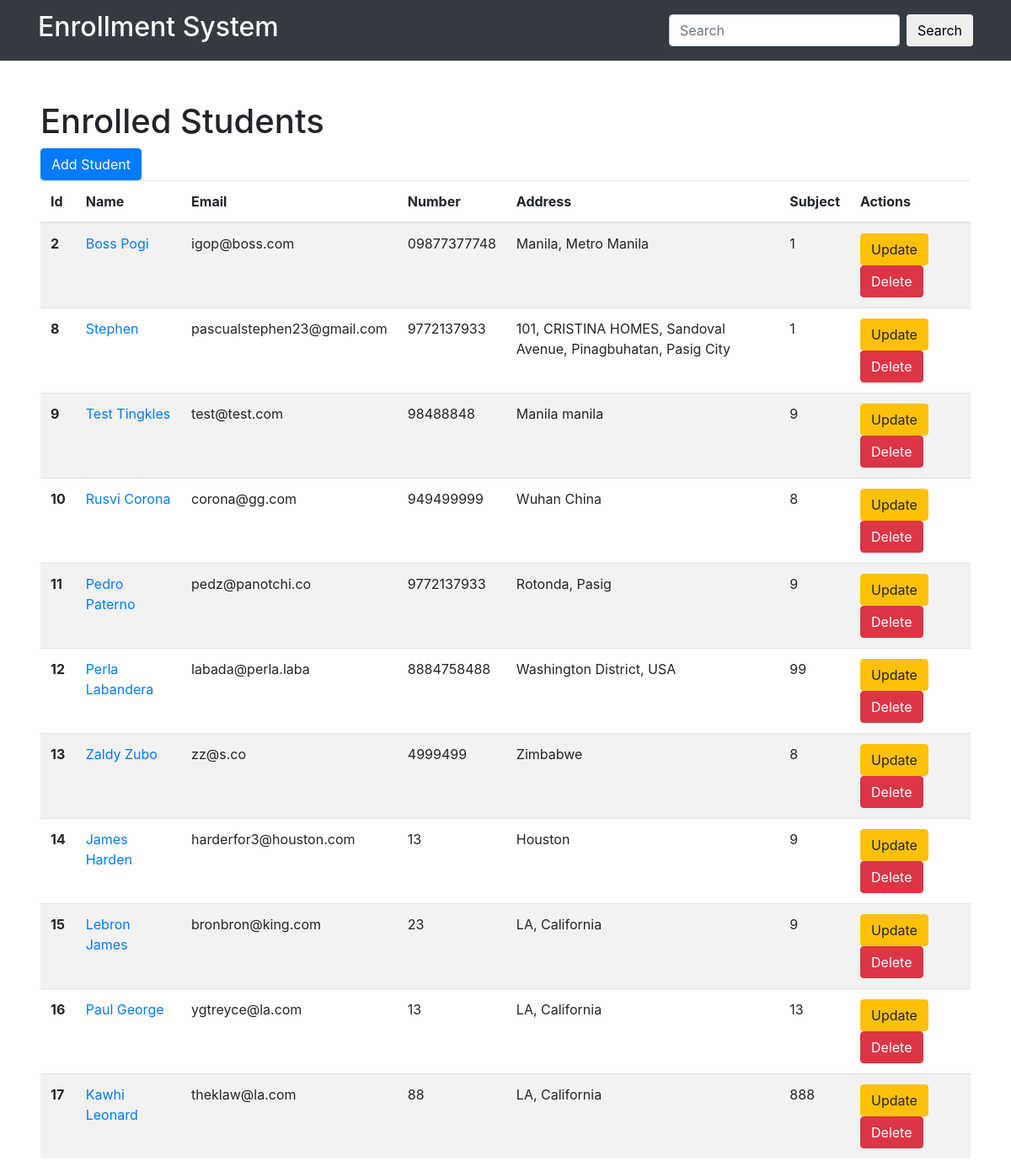
The page / on the database its author committed.
### tables this page shows
CREATE TABLE `student` (
  `id` int(11) NOT NULL,
  `name` varchar(255) NOT NULL,
  `email` varchar(255) NOT NULL,
  `number` varchar(20) NOT NULL,
  `address` varchar(255) NOT NULL,
  `subject` int(11) NOT NULL
);

### index.php (called while the page is built)
<?php
require_once 'controllers/StudentController.php';
$stud_controller = new StudentController;
$stud_controller->handleRequest();
?>

### models/connection.php (called while the page is built, shortened)
<?php
class Connection{
    public function connect(){
        $this->servername = "localhost";
        $this->username = "root";
        $this->password = "root";
        $this->dbname = "exam_enrollment";
        $conn = new mysqli($this->servername, $this->username, $this->password, $this->dbname);
        if($conn->connect_error){
            die("Connection failed: " . $conn->connect_error);
        }else{
            return $conn;
        }
    }
}

### models/StudentModel.php (called while the page is built, shortened)
<?php
require 'connection.php';
class StudentModel extends Connection{
    public function getAllStudent(){
        $sql = "SELECT * FROM `student`";
        $result = $this->connect()->query($sql)->fetch_all(MYSQLI_ASSOC);
        return $result;
    }
}

### views/student/index.php (the view)
<?php
    include_once ROOT_PATH . "views/layouts/header.php";
?>
<main class="mx-5 mt-5">
    <h1>Enrolled Students</h1>
    <a href="index.php?op=add"><button type="button" class="btn btn-primary"> Add Student</button></a>
    <div class="table-responsive-xl">
        <table class="table table-striped">
            <thead>
                <tr>
                    <th scope="col">Id</th>
                    <th scope="col">Name</th>
                    <th scope="col">Email</th>
                    <th scope="col">Number</th>
                    <th scope="col">Address</th>
                    <th scope="col">Subject</th>
                    <th scope="col">Actions</th>
                </tr>
            </thead>
            <tbody>
                <?php
                    foreach($students as $stud_key => $stud_val){
                ?>
                <tr>
                    <th scope="row"><?php echo $stud_val["id"]?></th>
                    <td><a href = "index.php?op=show&id=<?php echo $stud_val["id"]; ?>"><?php echo $stud_val["name"]?></a></td>
                    <td><?php echo $stud_val["email"]?></td>
                    <td><?php echo $stud_val["number"]?></td>
                    <td><?php echo $stud_val["address"]?></td>
                    <td><?php echo $stud_val["subject"]?></td>
                    <td>
                        <a href="index.php?op=edit&id=<?php echo $stud_val["id"]; ?>"><button type="button" class="btn btn-warning">Update</button></a>
                        <a href="index.php?op=delete&id=<?php echo $stud_val["id"]; ?>"><button type="button" class="btn btn-danger">Delete</button></a>
                    </td>
                </tr>
                <?php
                    }
                ?>
            </tbody>
        </table>
    </div>
</main>
<?php
    include_once ROOT_PATH . "views/layouts/footer.php";
?>

### controllers/StudentController.php (shortened to what this page needs)
<?php
require_once ROOT_PATH . 'models/StudentModel.php';
class StudentController{
    private $stud_model;
    public function __construct(){
        $this->stud_model = new StudentModel;
    }
    public function handleRequest(){
        $op = isset($_GET['op']) ? $_GET['op'] : null;
		try
		{
			if (!$op || $op == 'list')
			{
				$this->showAllStudentCont();
			}
				elseif ($op == 'show')
				{
					$this->showStudentCont();
				}
				elseif ($op == 'add')
				{
					$this->addStudentCont();
				}
				elseif ($op == 'edit')
				{
					$this->editStudentCont();
				}
				elseif ($op == 'delete')
				{
					$this->deleteStudentCont();
				}
				else
				{
					$this->showError("Page not found", "Page for execution" . $op . " was not found");
				}
		}
		catch(Exception $e)
		{
			$this->showError("Application error", $e->getMessage());
		}
    }
    public function showAllStudentCont(){
        $students = $this->stud_model->getAllStudent();
        include ROOT_PATH . 'views/student/index.php';
    }
}
?>

### views/layouts/header.php (shortened to what this page needs)
<!DOCTYPE html>
<html lang="en">
<head>
    <link rel="stylesheet" href="https://maxcdn.bootstrapcdn.com/bootstrap/4.0.0/css/bootstrap.min.css">
    <script src="https://maxcdn.bootstrapcdn.com/bootstrap/4.0.0/js/bootstrap.min.js"></script></head>
    <link rel="stylesheet" href="https://use.fontawesome.com/releases/v5.13.0/css/all.css">
    <link rel="stylesheet" href="https://use.fontawesome.com/releases/v5.13.0/css/v4-shims.css">
<body>
<nav class="navbar sticky-top navbar-dark bg-dark">
    <div class="container">
        <a class="navbar-brand" href="#">
            <h2>Enrollment System</h2>
        </a>
        <form class="form-inline">
            <input class="form-control mr-sm-2" type="search" placeholder="Search" aria-label="Search">
            <button class="btn my-2 my-sm-0" type="submit">Search</button>
        </form>
    </div>
</nav>

### views/layouts/footer.php (shortened to what this page needs)
</body>
</html>

### rows shown on the page
student: id "2", name "Boss Pogi", email "igop@boss.com", number "09877377748", address "Manila, Metro Manila", subject "1"
student: id "8", name "Stephen", email "pascualstephen23@gmail.com", number "9772137933", address "101, CRISTINA HOMES, Sandoval Avenue, Pinagbuhatan, Pasig City", subject "1"
student: id "9", name "Test Tingkles", email "test@test.com", number "98488848", address "Manila manila", subject "9"
student: id "10", name "Rusvi Corona", email "corona@gg.com", number "949499999", address "Wuhan China", subject "8"
student: id "11", name "Pedro Paterno", email "pedz@panotchi.co", number "9772137933", address "Rotonda, Pasig", subject "9"
student: id "12", name "Perla Labandera", email "labada@perla.laba", number "8884758488", address "Washington District, USA", subject "99"
student: id "13", name "Zaldy Zubo", email "zz@s.co", number "4999499", address "Zimbabwe", subject "8"
student: id "14", name "James Harden", email "harderfor3@houston.com", number "13", address "Houston", subject "9"
student: id "15", name "Lebron James", email "bronbron@king.com", number "23", address "LA, California", subject "9"
student: id "16", name "Paul George", email "ygtreyce@la.com", number "13", address "LA, California", subject "13"
student: id "17", name "Kawhi Leonard", email "theklaw@la.com", number "88", address "LA, California", subject "888"
